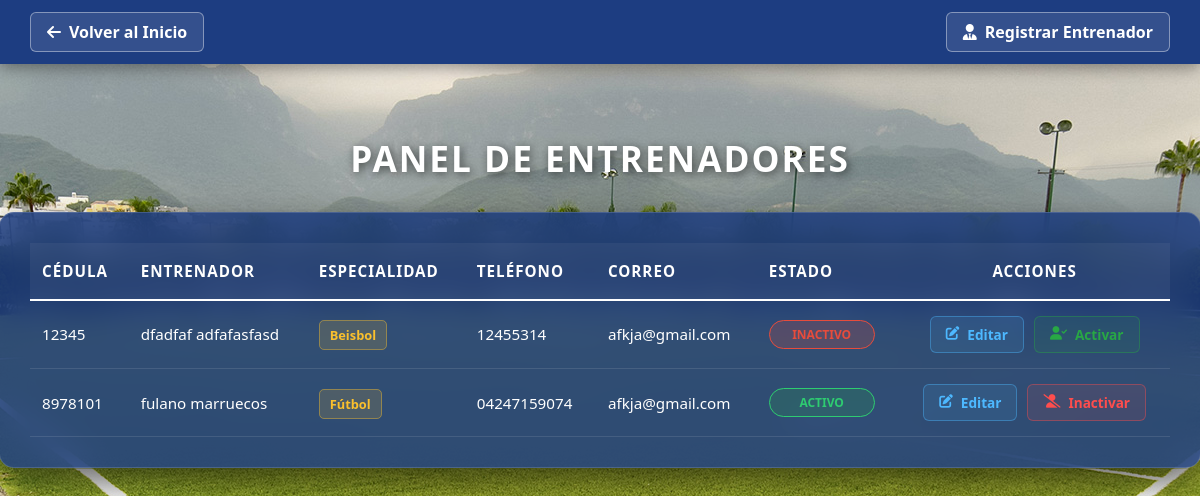
The page /vista/ver_entrenadores.php?estado_exito=1 on the database its author committed.
### tables this page shows
CREATE TABLE `entrenadores` (
  `id` int(11) NOT NULL,
  `cedula` varchar(20) NOT NULL,
  `nombre` varchar(100) NOT NULL,
  `apellido` varchar(100) NOT NULL,
  `disciplina_id` int(11) DEFAULT NULL,
  `telefono` varchar(20) DEFAULT NULL,
  `correo` varchar(100) DEFAULT NULL,
  `estado` enum('activo','inactivo') NOT NULL
);

CREATE TABLE `disciplinas` (
  `id` int(11) NOT NULL,
  `nombre_disciplina` varchar(50) NOT NULL
);

### controlador/controlador_entrenadores.php (called while the page is built, shortened)
<?php
require_once 'conexion.php';
$sql = "SELECT
            e.id,
            e.cedula,
            e.nombre,
            e.apellido,
            e.telefono,
            e.correo,
            e.estado,
            d.nombre_disciplina
        FROM entrenadores e
        LEFT JOIN disciplinas d ON e.disciplina_id = d.id
        ORDER BY e.id DESC";
$resultado = $conexion->query($sql);
?>

### vista/ver_entrenadores.php (the view, shortened to what this page needs)
<?php
require_once '../controlador/controlador_entrenadores.php';
?>
<!DOCTYPE html>
<html lang="es">
<head>
    <link rel="stylesheet" href="../estilo/style11.css">
    <link rel="stylesheet" href="https://cdnjs.cloudflare.com/ajax/libs/font-awesome/6.0.0/css/all.min.css">
</head>
<body>
    <header class="main-header">
        <div class="header-container">
            <a href="../vista/inicio.php" class="btn-back">
                <i class="fas fa-arrow-left"></i> Volver al Inicio
            </a>
            <a href="registrar_entrenadores.php" class="btn-back">
                <i class="fas fa-user-tie"></i> Registrar Entrenador
            </a>
        </div>
    </header>
    <main class="central-container">
        <h1 class="main-title">Panel de Entrenadores</h1>
        <div class="glass-table-container">
            <?php if (isset($resultado) && $resultado->num_rows > 0): ?>
                <table class="user-table">
                    <thead>
                        <tr>
                            <th>Cédula</th>
                            <th>Entrenador</th>
                            <th>Especialidad</th>
                            <th>Teléfono</th>
                            <th>Correo</th>
                            <th>Estado</th>
                            <th style="text-align: center;">Acciones</th>
                        </tr>
                    </thead>
                    <tbody>
                        <?php while($row = $resultado->fetch_assoc()): ?>
                            <tr>
                                <td><?php echo htmlspecialchars($row['cedula']); ?></td>
                                <td><?php echo htmlspecialchars($row['nombre'] . " " . $row['apellido']); ?></td>
                                <td>
                                    <span class="badge-disciplina">
                                        <?php echo htmlspecialchars($row['nombre_disciplina'] ?? 'Sin asignar'); ?>
                                    </span>
                                </td>
                                <td><?php echo htmlspecialchars($row['telefono']); ?></td>
                                <td><?php echo htmlspecialchars($row['correo']); ?></td>
                                <td>
                                    <?php $clase = ($row['estado'] == 'activo') ? 'estado-activo' : 'estado-inactivo'; ?>
                                    <span class="badge-estado <?php echo $clase; ?>"><?php echo ucfirst($row['estado']); ?></span>
                                </td>
                                <td class="action-cell">
                                    <a href="editar_entrenador.php?id=<?php echo $row['id']; ?>" class="btn-table edit">
                                        <i class="fas fa-edit"></i> Editar
                                    </a>
                                    <?php if ($row['estado'] == 'activo'): ?>
                                        <a href="../controlador/controlador_estado_entrenador.php?id=<?php echo $row['id']; ?>&actual=activo" class="btn-inactivar">
                                            <i class="fas fa-user-slash"></i> Inactivar
                                        </a>
                                    <?php else: ?>
                                        <a href="../controlador/controlador_estado_entrenador.php?id=<?php echo $row['id']; ?>&actual=inactivo" class="btn-activar">
                                            <i class="fas fa-user-check"></i> Activar
                                        </a>
                                    <?php endif; ?>
                                </td>
                            </tr>
                        <?php endwhile; ?>
                    </tbody>
                </table>
            <?php endif; ?>
        </div>
    </main>
</body>
</html>

### estilo/style11.css (style rules this page uses)
body { margin: 0; padding: 0; font-family: 'Segoe UI', Roboto, Helvetica, Arial, sans-serif; background-image: url('../estilo/background_cancha.jpg'); background-size: cover; background-position: center; background-attachment: fixed; min-height: 100vh; }
.main-header { background-color: #1D3D81; width: 100%; padding: 12px 0; position: fixed; top: 0; z-index: 1000; box-shadow: 0 4px 15px rgba(0,0,0,0.4); }
.header-container { display: flex; justify-content: space-between; align-items: center; padding: 0 30px; }
.btn-back { background: rgba(255, 255, 255, 0.1); color: white; text-decoration: none; padding: 8px 16px; border-radius: 6px; border: 1px solid rgba(255, 255, 255, 0.4); font-weight: 600; transition: 0.3s; display: flex; align-items: center; gap: 8px; }
.central-container { padding-top: 110px; padding-bottom: 40px; display: flex; flex-direction: column; align-items: center; }
.main-title { color: white; font-size: 2.2rem; text-transform: uppercase; text-shadow: 2px 2px 10px rgba(0,0,0,0.6); margin-bottom: 30px; letter-spacing: 2px; }
.glass-table-container { background: rgba(29, 61, 129, 0.85); backdrop-filter: blur(15px); -webkit-backdrop-filter: blur(15px); border: 1px solid rgba(255, 255, 255, 0.15); border-radius: 15px; padding: 30px; width: 95%; max-width: 1450px; box-shadow: 0 15px 35px rgba(0,0,0,0.6); overflow-x: auto; }
.user-table { width: 100%; border-collapse: collapse; color: white; font-size: 0.95rem; }
.user-table thead tr { border-bottom: 2px solid #FFFFFF; background: rgba(255, 255, 255, 0.05); }
.user-table th { padding: 18px 12px; text-transform: uppercase; font-weight: 700; letter-spacing: 1px; text-align: left; }
.user-table td { padding: 15px 12px; border-bottom: 1px solid rgba(255, 255, 255, 0.1); vertical-align: middle; }
.action-cell { display: flex; gap: 10px; justify-content: center; min-width: 220px; }
.btn-table, .btn-activar, .btn-inactivar { text-decoration: none; padding: 8px 15px; border-radius: 6px; font-size: 0.85rem; font-weight: 600; display: inline-flex; align-items: center; gap: 8px; transition: all 0.3s cubic-bezier(0.4, 0, 0.2, 1); border: 1px solid transparent; }
.btn-table.edit { background: rgba(77, 184, 255, 0.1); color: #4db8ff; border-color: rgba(77, 184, 255, 0.4); }
.btn-inactivar { background: rgba(255, 77, 77, 0.1); color: #ff4d4d; border-color: rgba(255, 77, 77, 0.4); }
.btn-activar { background: rgba(40, 167, 69, 0.1); color: #28a745; border-color: rgba(40, 167, 69, 0.4); }
.badge-estado { padding: 5px 12px; border-radius: 20px; font-size: 0.75rem; font-weight: bold; text-transform: uppercase; display: inline-block; text-align: center; min-width: 80px; }
.estado-activo { background: rgba(40, 167, 69, 0.2); color: #2ecc71; border: 1px solid #2ecc71; }
.estado-inactivo { background: rgba(231, 76, 60, 0.2); color: #e74c3c; border: 1px solid #e74c3c; }
.badge-disciplina { background: rgba(251, 192, 45, 0.15); color: #FBC02D; padding: 5px 10px; border-radius: 5px; font-size: 0.8rem; font-weight: 600; border: 1px solid rgba(251, 192, 45, 0.4); }

### rows shown on the page
entrenadores: cedula "12345", nombre+apellido "dfadfaf adfafasfasd", disciplina.nombre_disciplina "Beisbol", telefono "12455314", correo "afkja@gmail.com", estado "INACTIVO"
entrenadores: cedula "8978101", nombre+apellido "fulano marruecos", disciplina.nombre_disciplina "Fútbol", telefono "04247159074", correo "afkja@gmail.com", estado "ACTIVO"
